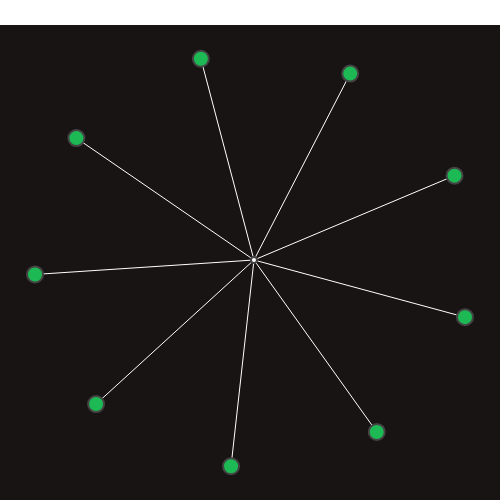

Here is the notebook cell this chart was saved with:
### Code cell
visualize(u, e, orgin)

### Figure 1 — Plotly figure (JSON) as saved in the notebook; plotly's stock layout.template omitted (floating-point values rounded to 4 significant figures)
{"data": [{"hoverinfo": "none", "line": {"color": "#ffffff", "width": 1}, "mode": "lines", "type": "scatter", "x": [0.9636, -1.184e-06, null, 0.9158, -1.184e-06, null, 0.4394, -1.184e-06, null, -0.2425, -1.184e-06, null, -0.811, -1.184e-06, null, -1, -1.184e-06, null, -0.7211, -1.184e-06, null, -0.1048, -1.184e-06, null, 0.5606, -1.184e-06, null], "y": [-0.2763, 1.924e-07, null, 0.4077, 1.924e-07, null, 0.901, 1.924e-07, null, 0.9727, 1.924e-07, null, 0.5892, 1.924e-07, null, -0.06993, 1.924e-07, null, -0.6964, 1.924e-07, null, -0.997, 1.924e-07, null, -0.8311, 1.924e-07, null]}, {"hoverinfo": "none", "line": {"color": "#1DB954", "width": 2}, "mode": "lines", "type": "scatter", "x": [], "y": []}, {"hoverinfo": "text", "marker": {"color": "#ffffff", "line": {"width": 2}, "size": 0}, "mode": "markers", "text": ["2voXNGgRrosxCJA6foTVau", "6iXQrhhgBisdfvS34EMTZ3", "0wf9rSX8ds3yEI2gf2QdPs", "1sQBPGypjSgEgJZvD8u8ty", "5t9KYe0Fhd5cW6UYT4qP8f", "4BOikd4oZjOYMde9AXfrTo", "5c1w6xM8pFvXhMXQVUY42Q", "3Mi8mCnvcBPdiPgmHYWEow", "7cJNjpJZmMeaEjAiHZ36VV", "3Am0IbOxmvlSXro7N5iSfZ"], "type": "scatter", "x": [0.9636, 0.9158, 0.4394, -0.2425, -0.811, -1, -0.7211, -0.1048, 0.5606, -1.184e-06], "y": [-0.2763, 0.4077, 0.901, 0.9727, 0.5892, -0.06993, -0.6964, -0.997, -0.8311, 1.924e-07]}, {"hoverinfo": "text", "marker": {"color": "#1DB954", "line": {"width": 2}, "size": 16}, "mode": "markers", "text": ["2voXNGgRrosxCJA6foTVau", "6iXQrhhgBisdfvS34EMTZ3", "0wf9rSX8ds3yEI2gf2QdPs", "1sQBPGypjSgEgJZvD8u8ty", "5t9KYe0Fhd5cW6UYT4qP8f", "4BOikd4oZjOYMde9AXfrTo", "5c1w6xM8pFvXhMXQVUY42Q", "3Mi8mCnvcBPdiPgmHYWEow", "7cJNjpJZmMeaEjAiHZ36VV"], "type": "scatter", "x": [0.9636, 0.9158, 0.4394, -0.2425, -0.811, -1, -0.7211, -0.1048, 0.5606], "y": [-0.2763, 0.4077, 0.901, 0.9727, 0.5892, -0.06993, -0.6964, -0.997, -0.8311]}], "layout": {"height": 500, "hovermode": "closest", "margin": {"b": 0, "l": 0, "r": 0, "t": 25}, "plot_bgcolor": "#191414", "showlegend": false, "width": 500, "xaxis": {"showgrid": false, "showticklabels": false, "zeroline": false}, "yaxis": {"showgrid": false, "showticklabels": false, "zeroline": false}}}
